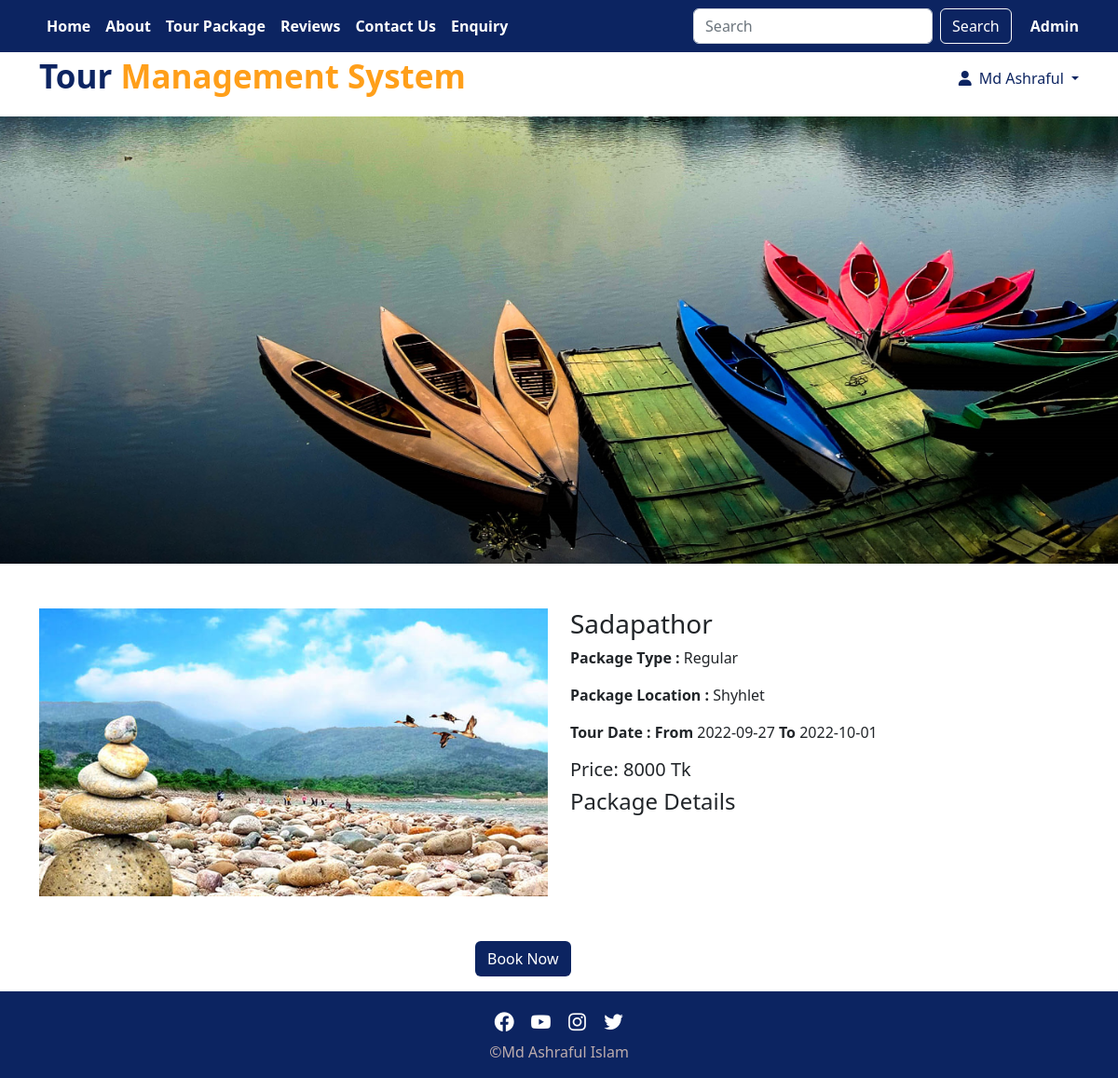
The app's page /package-details.php?package_id=2 (signed in) with its own data.
### tables this page shows
CREATE TABLE `package` (
  `package_id` int(100) NOT NULL,
  `package_name` varchar(100) NOT NULL,
  `type` varchar(100) NOT NULL,
  `location` varchar(100) NOT NULL,
  `start_date` date NOT NULL,
  `end_date` date NOT NULL,
  `price` int(50) NOT NULL,
  `image` varchar(100) NOT NULL,
  `description` varchar(500) NOT NULL
);

### package-details.php (the view, shortened to what this page needs)
<?php include("./header.php");?>
<?php
include("./db/connect-db.php");
    $id = (int)$_GET['package_id'];
 $sql="SELECT * FROM package WHERE package_id='$id' ";
$rs = mysqli_query($conn,$sql);
       while($row= mysqli_fetch_array($rs)){
?>
<html>
    <head>
        <link rel="stylesheet" href="./css/bootstrap.min.css">
        <link rel="stylesheet" type="text/css" href="./css/all.min.css" />
        <link rel="stylesheet" href="./css/style.css">
    </head>
 <body>
    <div class="banner-package mb-5"></div>
        <div class="container">
            <div class="row mb-5">
                <div class="col-md-6">
                    <img src="./image/<?php echo $row['image']?>" class="img-fluid" alt="Responsive image">
                </div>
                        <div class="col-md-6">
                                <h3><?php echo $row['package_name'];?></h3>
                                <p><b>Package Type :</b> <?php echo $row['type'];?></p>
                                <p><b>Package Location :</b> <?php echo $row['location'];?></p>
                                <p><b>Tour Date : From </b><?php echo $row['start_date'];?> <b> To </b><?php echo $row['end_date'];?></p>
                                <h5>Price: <?php echo $row['price'];?> Tk</h5>
                                <h4>Package Details</h4>
                                <p><b><?php echo $row['description'];?></b><br>
                        </div>
         </div>
   </div>
   <div class="row justify-content-center">
    <div class="col-lg-2 ">
    <div class="button mb-3 ">
            <a href="booking.php?package_id=<?php echo $row['package_id'];?> " class="btn " role="button">Book Now</a>
        </div>
    </div>
   </div>
   <?php } ?>
 </body>
</html>
<?php include("./footer.php");?>

### css/style.css (style rules this page uses)
.btn { background-color: #0c2461; color: #fff; }
.banner-package { background-image: url(../image/Kaptai.jpg); background-size: cover; background-position: center; min-height:60vh; }

### records on screen
package: image (picture), package_name "Sadapathor", type "Regular", location "Shyhlet", start_date "2022-09-27", end_date "2022-10-01", price "8000"

### other values on screen
$_SESSION['first_name'] "Md Ashraful"
